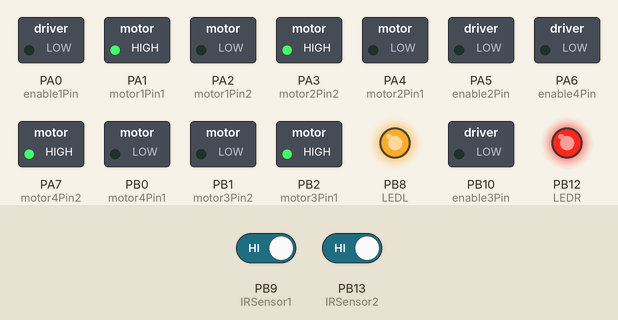
A program run on a simulated STM32 Black Pill. Parts: switched loads named in the program (green lamp = pin HIGH), output pins drawn as LEDs (lit = HIGH). The inputs (shaded band) are chosen by the test bench; at power-on: PB9 (IRSensor1) HIGH, PB13 (IRSensor2) HIGH. What the program prints to the serial monitor is not drawn.

Above: at 1.2 s.
1.3 s: PB9 (IRSensor1) driven LOW
At 1.7 s:
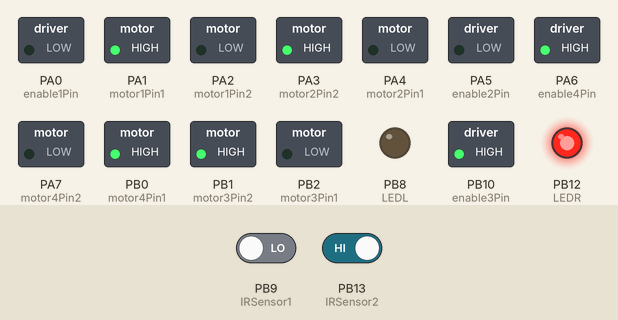
2.8 s: PB13 (IRSensor2) driven LOW
At 4.0 s:
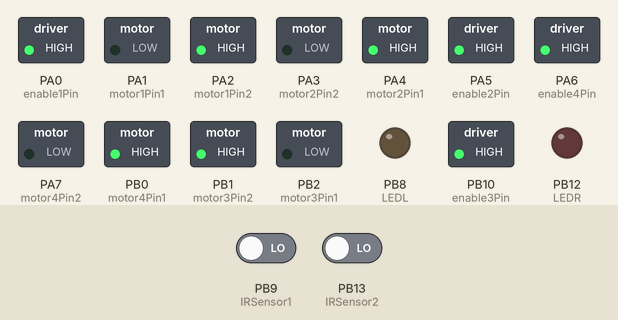
4.3 s: PB9 (IRSensor1) driven HIGH
At 5.4 s:
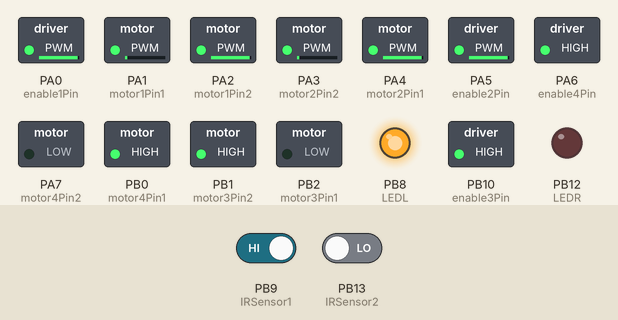
5.8 s: PB13 (IRSensor2) driven HIGH
At 6.1 s:
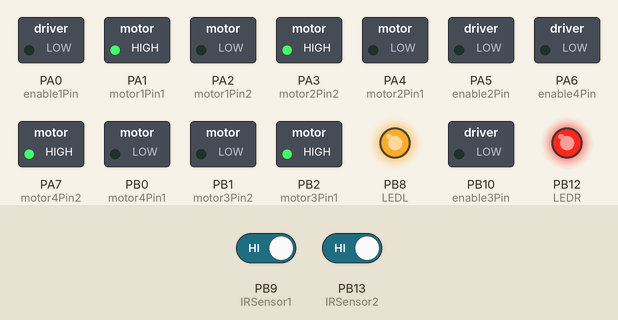
7.3 s: PB9 (IRSensor1) driven LOW
At 8.5 s:
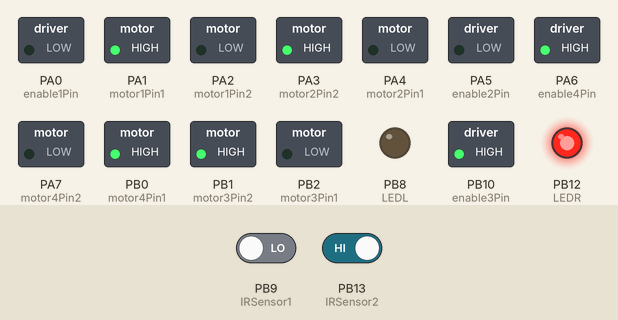
8.8 s: PB13 (IRSensor2) driven LOW
At 9.8 s:
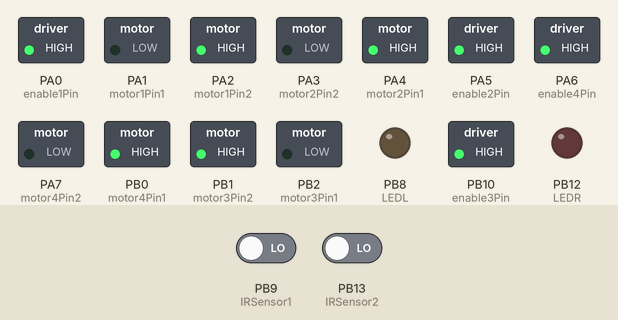
Timing chart, 0 to 11.3 s (numbered marks = the images above; inputs shaded):
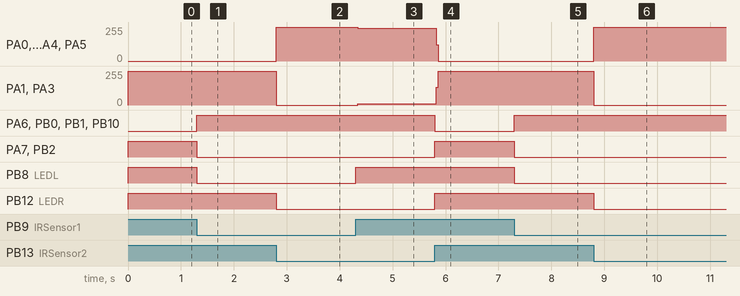

Measured:
- after the input at 1.3 s, PA6 (enable4Pin), PB0 (motor4Pin1), PB1 (motor3Pin2), PB10 (enable3Pin): LOW → HIGH at once; PA7 (motor4Pin2), PB2 (motor3Pin1), PB8 (LEDL): HIGH → LOW at once
- after the input at 2.8 s, PA0 (enable1Pin), PA2 (motor1Pin2), PA4 (motor2Pin1), PA5 (enable2Pin): 0/255 → 255/255 at once; PA1 (motor1Pin1), PA3 (motor2Pin2): 255/255 → 0/255 at once; PB12 (LEDR): HIGH → LOW at once
- after the input at 4.3 s, PA0 (enable1Pin), PA2 (motor1Pin2), PA4 (motor2Pin1), PA5 (enable2Pin): 255/255 → 245/255 at once; PA1 (motor1Pin1), PA3 (motor2Pin2): 0/255 → 10/255 at once; PB8 (LEDL): LOW → HIGH at once
- after the input at 5.8 s, PA0 (enable1Pin), PA2 (motor1Pin2), PA4 (motor2Pin1), PA5 (enable2Pin): 245/255 → 0/255 at once; PA1 (motor1Pin1), PA3 (motor2Pin2): 10/255 → 255/255 at once; PA6 (enable4Pin), PB0 (motor4Pin1), PB1 (motor3Pin2), PB10 (enable3Pin): HIGH → LOW at once; PA7 (motor4Pin2), PB2 (motor3Pin1), PB12 (LEDR): LOW → HIGH at once
- after the input at 7.3 s, PA6 (enable4Pin), PB0 (motor4Pin1), PB1 (motor3Pin2), PB10 (enable3Pin): LOW → HIGH at once; PA7 (motor4Pin2), PB2 (motor3Pin1), PB8 (LEDL): HIGH → LOW at once
- after the input at 8.8 s, PA0 (enable1Pin), PA2 (motor1Pin2), PA4 (motor2Pin1), PA5 (enable2Pin): 0/255 → 255/255 at once; PA1 (motor1Pin1), PA3 (motor2Pin2): 255/255 → 0/255 at once; PB12 (LEDR): HIGH → LOW at once

The program:

main.cpp
```cpp
#include <Arduino.h>

int IRSensor1 = PB9;
int IRSensor2 = PB13;
int LEDL = PB8;
int LEDR = PB12;

// Motor A
int motor1Pin1 = PA1;
int motor1Pin2 = PA2;
int enable1Pin = PA0;

// Motor B
int motor2Pin1 = PA4;
int motor2Pin2 = PA3;
int enable2Pin = PA5;

// Motor C
int motor3Pin1 = PB2;
int motor3Pin2 = PB1;
int enable3Pin = PB10;

// Motor D
int motor4Pin1 = PB0;
int motor4Pin2 = PA7;
int enable4Pin = PA6;

void setup() {
  Serial.begin(115200);
  Serial.println("Serial Working");
  pinMode(IRSensor1, INPUT);
  pinMode(IRSensor2, INPUT);
  pinMode(LEDL, OUTPUT);
  pinMode(LEDR, OUTPUT);

  pinMode(motor1Pin1, OUTPUT);
  pinMode(motor1Pin2, OUTPUT);
  pinMode(enable1Pin, OUTPUT);

  pinMode(motor2Pin1, OUTPUT);
  pinMode(motor2Pin2, OUTPUT);
  pinMode(enable2Pin, OUTPUT);

  pinMode(motor3Pin1, OUTPUT);
  pinMode(motor3Pin2, OUTPUT);
  pinMode(enable3Pin, OUTPUT);

  pinMode(motor4Pin1, OUTPUT);
  pinMode(motor4Pin2, OUTPUT);
  pinMode(enable4Pin, OUTPUT);
}

/*void loop() {
  int sensorStatusL = digitalRead(IRSensor1);
  int sensorStatusR = digitalRead(IRSensor2);
  Serial.println(sensorStatusL);

    digitalWrite(LEDL, HIGH);
    digitalWrite(enable1Pin, HIGH);
    digitalWrite(enable2Pin, HIGH);
    digitalWrite(motor1Pin1, HIGH);
    digitalWrite(motor1Pin2, LOW);
}*/

void spinL() {
  digitalWrite(enable1Pin, HIGH);
  digitalWrite(enable2Pin, HIGH);
  digitalWrite(motor1Pin1, LOW);
  digitalWrite(motor1Pin2, HIGH);
  digitalWrite(motor2Pin1, HIGH);
  digitalWrite(motor2Pin2, LOW);
}

void spinR() {
  digitalWrite(enable3Pin, HIGH);
  digitalWrite(enable4Pin, HIGH);
  digitalWrite(motor3Pin1, LOW);
  digitalWrite(motor3Pin2, HIGH);
  digitalWrite(motor4Pin1, HIGH);
  digitalWrite(motor4Pin2, LOW);
}

void NspinL() {
  digitalWrite(enable1Pin, LOW);
  digitalWrite(enable2Pin, LOW);
  digitalWrite(motor1Pin1, HIGH);
  digitalWrite(motor1Pin2, LOW);
  digitalWrite(motor2Pin1, LOW);
  digitalWrite(motor2Pin2, HIGH);
}

void NspinR() {
  digitalWrite(enable3Pin, LOW);
  digitalWrite(enable4Pin, LOW);
  digitalWrite(motor3Pin1, HIGH);
  digitalWrite(motor3Pin2, LOW);
  digitalWrite(motor4Pin1, LOW);
  digitalWrite(motor4Pin2, HIGH);
}

void loop() {
  int sensorStatusL = digitalRead(IRSensor1);
  int sensorStatusR = digitalRead(IRSensor2);
  Serial.println(sensorStatusL);

  if (sensorStatusL == LOW && sensorStatusR == LOW) {
    digitalWrite(LEDL, LOW);
    digitalWrite(LEDR, LOW);
    spinL();
    spinR();
    //NspinL();
  }
  else if (sensorStatusL == LOW) {
    digitalWrite(LEDL, LOW);
    digitalWrite(LEDR, HIGH);
    NspinL();
    spinR();
    /*digitalWrite(enable1Pin, HIGH);
    digitalWrite(motor1Pin1, HIGH);
    digitalWrite(motor1Pin2, LOW);*/
  }
  else if (sensorStatusR == LOW) {
    digitalWrite(LEDL, HIGH);
    digitalWrite(LEDR, LOW);
    NspinL();
    spinL();
    /*digitalWrite(enable1Pin, HIGH);
    digitalWrite(motor1Pin1, HIGH);
    digitalWrite(motor1Pin2, LOW);*/
  }
  else {
    digitalWrite(LEDL, HIGH);
    digitalWrite(LEDR, HIGH);
    NspinL();
    NspinR();
  }
}
```
